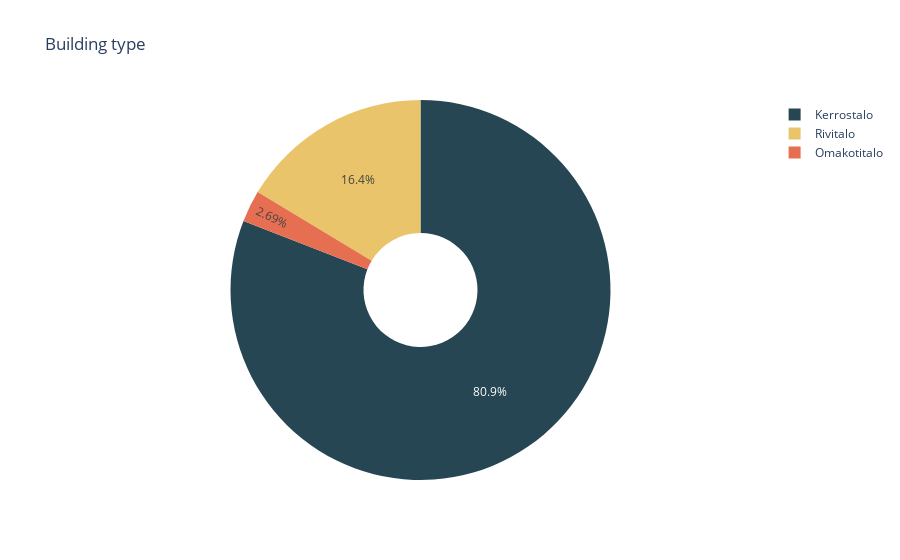

Notebook cell for this chart:
### Code cell
df = data["type"].value_counts().reset_index()
fig = px.pie(
    data_frame=df,
    values="count",
    names="type",
    title="Building type",
    hole=0.3,
    color="type",
    color_discrete_map={
        "Kerrostalo": "#264653",
        "Rivitalo": "#e9c46a",
        "Omakotitalo": "#e76f51",
    },
)
fig.show()

### Figure 1 — Plotly figure (JSON) as saved in the notebook; plotly's stock layout.template omitted (floating-point values rounded to 4 significant figures)
{"data": [{"customdata": [["Kerrostalo"], ["Rivitalo"], ["Omakotitalo"]], "domain": {"x": [0, 1], "y": [0, 1]}, "hole": 0.3, "hovertemplate": "type=%{customdata[0]}<br>count=%{value}<extra></extra>", "labels": ["Kerrostalo", "Rivitalo", "Omakotitalo"], "legendgroup": "", "marker": {"colors": ["#264653", "#e9c46a", "#e76f51"]}, "name": "", "showlegend": true, "type": "pie", "values": [3274, 663, 109]}], "layout": {"legend": {"tracegroupgap": 0}, "title": {"text": "Building type"}}}
